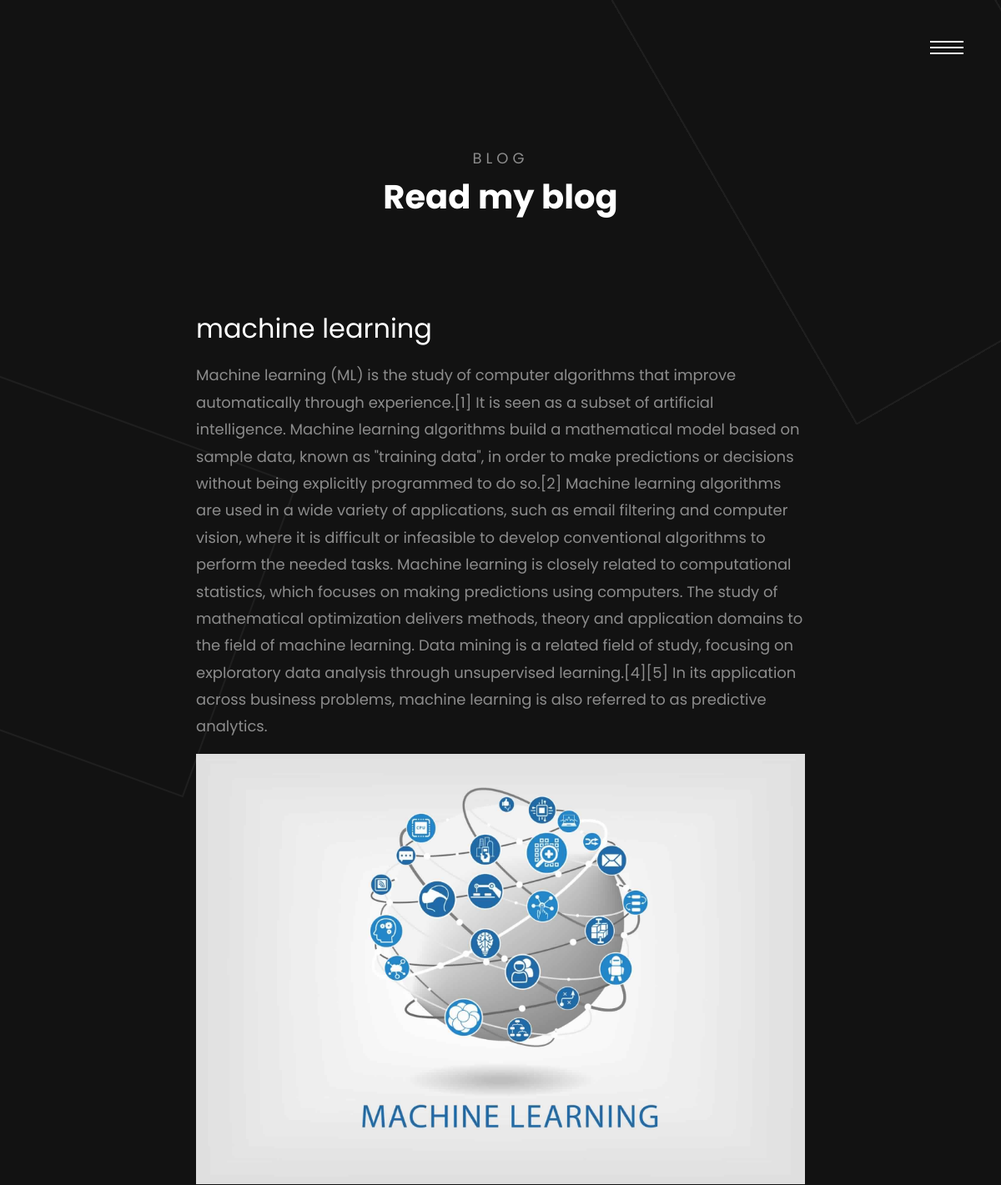
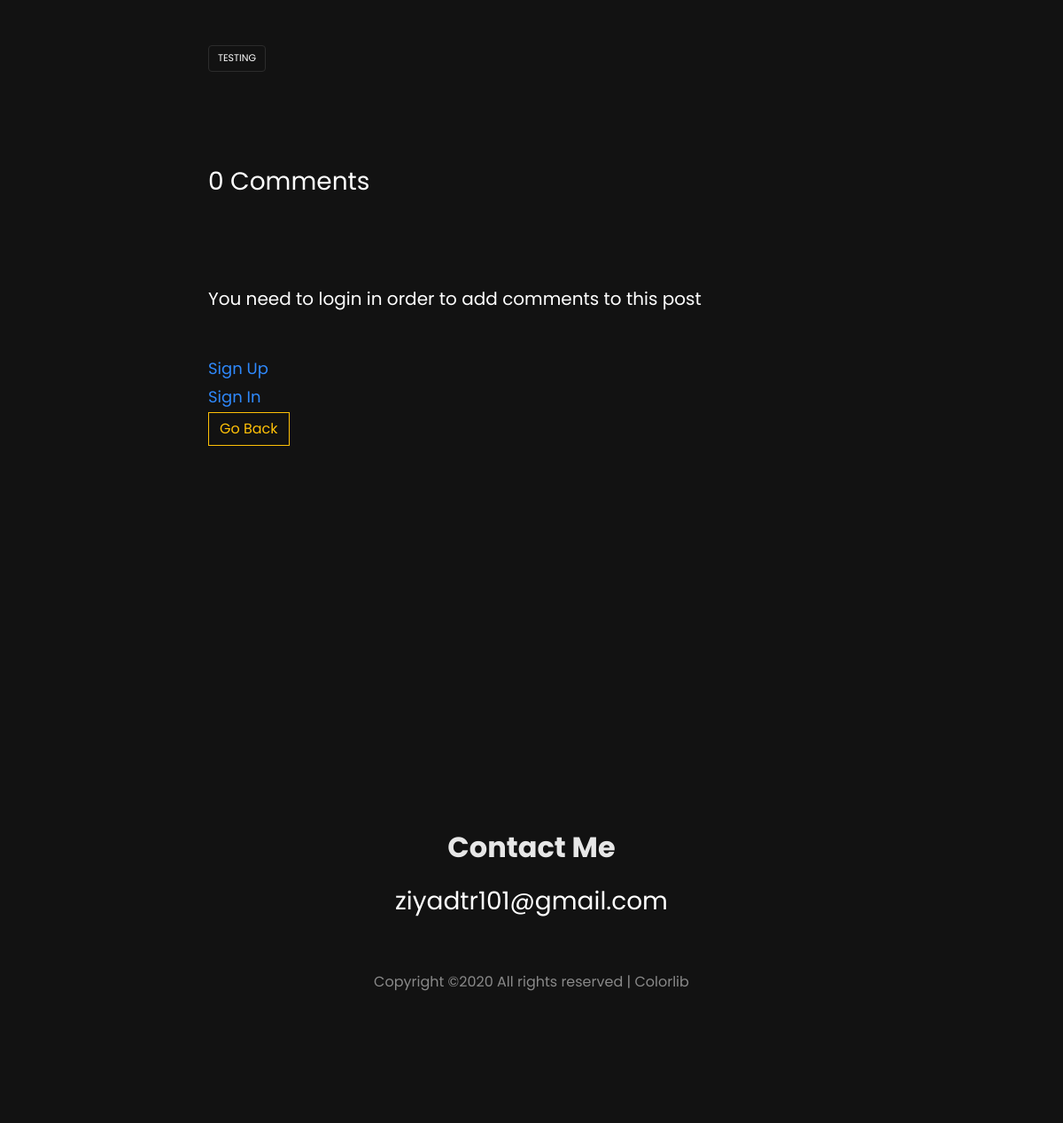
Page /blog/post/1/ on the committed database (2 pictures, top to bottom).
### blog/models.py (models this page shows, shortened)
class Post(models.Model):
	user = models.ForeignKey(User, on_delete=models.CASCADE, null=True)
	title = models.CharField(max_length=100, null=True)
	content = RichTextField(blank=True, null=True)
	img = models.ImageField(null=True, blank=True)
	date_created = models.DateTimeField(auto_now_add=True, null=True)
	tag = models.ManyToManyField(Tag)

class Tag(models.Model):
	name = models.CharField(max_length=50, null=True)

### blog/views.py (the view, shortened to what this page needs)
# urls.py: path('post/<str:pk>/', views.post_details, name='post-details'),
def post_details(request, pk):
	post = Post.objects.get(id=pk)
	user = request.user
	tags = post.tag.all()
	comments = post.comment_set.all()
	no_of_comments = comments.count()
	new_comment = None
	form = CommentForm()
	context = {
	'post': post,
	'tags': tags,
	'form': form,
	'comments': comments,
	'no_of_comments': no_of_comments,
	'user': user
	}
	return render(request, 'blog/post_details.html', context)

### blog/templates/blog/post_details.html (shortened to what this page needs)
{% extends 'blog/base.html' %}
{% load crispy_forms_tags %}
{% load static %}
{% block content %}
<section class="ftco-section">
  <div class="container mt-5">
    <div class="row justify-content-center mb-5 pb-5">
      <div class="col-md-7 text-center heading-section ftco-animate">
        <span>Blog</span>
        <h2>Read my blog</h2>
      </div>
    </div>
    <div class="row d-flex justify-content-center">
      <div class="col-md-8">
        <h2 class="mb-3">{{post.title}}</h2>
        <p>{{post.content|safe}}</p>
        <p>
          <img src="{{post.img.url}}" alt="" class="img-fluid">
        </p>
        <div class="tag-widget post-tag-container mb-5 mt-5">
          <div class="tagcloud">
            {% for tag in tags %}
            <a href="#" class="tag-cloud-link">{{tag.name}}</a>
            {% endfor %}
          </div>
          <div class="pt-5 mt-5">
            <h3 class="mb-5">{{no_of_comments}} Comments</h3>
            {% if user.is_authenticated %}
            <div class="comment-form-wrap pt-5">
              <h3 class="mb-5">Leave a comment</h3>
              <form action="", method="POST">
                {% csrf_token %}
                <div class="form-group">
                  {{form|crispy}}
                </div>
                <div class="form-group">
                  <input type="submit" value="Post Comment" class="btn py-3 px-4 btn-primary">
                </div>
              </form>
            </div>
            {% else %}
            <div class="comment-form-wrap pt-5">
              <h5 class="mb-5">You need to login in order to add comments to this post</h5>
              <span><a href="{% url 'register' %}">Sign Up</a><br></span> <span><a href="{% url 'login-page' %}">Sign In</a></span>
            </div>
            {% endif %}
          </div>
          <sapn><a class="btn btn-outline-warning" href="{% url 'blog-home' %}">Go Back</a></sapn>
        </div>
      </div>
    </div>
  </section>
  {% endblock content %}

### rows in the picture
Post: title "machine learning", content "Machine learning (ML) is the study of computer algorithms that improve automatically through experience.[1] It is seen as a subset of artificial intelligence. Machine learning algorithms build a mathematical model based on sample data, known as \"training data\", in order to make predictions or decisions without being explicitly programmed to do so.[2] Machine learning algorithms are used in a wide variety of applications, such as email filtering and computer vision, where it is difficult or infeasible to develop conventional algorithms to perform the needed tasks. Machine learning is closely related to computational statistics, which focuses on making predictions using computers. The study…", img (picture)
Tag: name "TESTING"

### other values in the picture
{{ no_of_comments }} "0"
